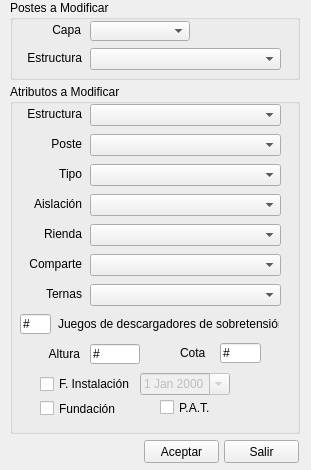
<?xml version="1.0" encoding="UTF-8"?>
<ui version="4.0">
 <class>Form</class>
 <widget class="QWidget" name="Form">
  <property name="windowModality">
   <enum>Qt::ApplicationModal</enum>
  </property>
  <property name="geometry">
   <rect>
    <x>0</x>
    <y>0</y>
    <width>311</width>
    <height>470</height>
   </rect>
  </property>
  <property name="windowTitle">
   <string>Actualizar Datos</string>
  </property>
  <property name="inputMethodHints">
   <set>Qt::ImhNone</set>
  </property>
  <widget class="QPushButton" name="cmdAceptar">
   <property name="geometry">
    <rect>
     <x>144</x>
     <y>440</y>
     <width>75</width>
     <height>23</height>
    </rect>
   </property>
   <property name="text">
    <string>Aceptar</string>
   </property>
  </widget>
  <widget class="QLabel" name="lblSubzona">
   <property name="geometry">
    <rect>
     <x>330</x>
     <y>352</y>
     <width>91</width>
     <height>20</height>
    </rect>
   </property>
   <property name="frameShape">
    <enum>QFrame::NoFrame</enum>
   </property>
   <property name="text">
    <string/>
   </property>
   <property name="alignment">
    <set>Qt::AlignLeading|Qt::AlignLeft|Qt::AlignVCenter</set>
   </property>
  </widget>
  <widget class="QPushButton" name="cmdSalir">
   <property name="geometry">
    <rect>
     <x>224</x>
     <y>440</y>
     <width>75</width>
     <height>23</height>
    </rect>
   </property>
   <property name="text">
    <string>Salir</string>
   </property>
  </widget>
  <widget class="QGroupBox" name="groupBox">
   <property name="geometry">
    <rect>
     <x>10</x>
     <y>0</y>
     <width>290</width>
     <height>80</height>
    </rect>
   </property>
   <property name="title">
    <string>Postes a Modificar</string>
   </property>
   <widget class="QComboBox" name="cmbCapa">
    <property name="geometry">
     <rect>
      <x>80</x>
      <y>21</y>
      <width>100</width>
      <height>20</height>
     </rect>
    </property>
   </widget>
   <widget class="QLabel" name="label_5">
    <property name="geometry">
     <rect>
      <x>40</x>
      <y>20</y>
      <width>31</width>
      <height>20</height>
     </rect>
    </property>
    <property name="text">
     <string>Capa</string>
    </property>
    <property name="alignment">
     <set>Qt::AlignRight|Qt::AlignTrailing|Qt::AlignVCenter</set>
    </property>
   </widget>
   <widget class="QComboBox" name="cmbEstructura">
    <property name="geometry">
     <rect>
      <x>80</x>
      <y>48</y>
      <width>191</width>
      <height>22</height>
     </rect>
    </property>
   </widget>
   <widget class="QLabel" name="label_6">
    <property name="geometry">
     <rect>
      <x>1</x>
      <y>50</y>
      <width>71</width>
      <height>16</height>
     </rect>
    </property>
    <property name="text">
     <string>Estructura</string>
    </property>
    <property name="alignment">
     <set>Qt::AlignRight|Qt::AlignTrailing|Qt::AlignVCenter</set>
    </property>
   </widget>
  </widget>
  <widget class="QGroupBox" name="groupBox_2">
   <property name="geometry">
    <rect>
     <x>10</x>
     <y>84</y>
     <width>290</width>
     <height>350</height>
    </rect>
   </property>
   <property name="title">
    <string>Atributos a Modificar</string>
   </property>
   <widget class="QComboBox" name="cmbTernas">
    <property name="geometry">
     <rect>
      <x>80</x>
      <y>200</y>
      <width>191</width>
      <height>22</height>
     </rect>
    </property>
   </widget>
   <widget class="QComboBox" name="cmbRienda">
    <property name="geometry">
     <rect>
      <x>80</x>
      <y>140</y>
      <width>191</width>
      <height>22</height>
     </rect>
    </property>
   </widget>
   <widget class="QComboBox" name="cmbAislacion">
    <property name="geometry">
     <rect>
      <x>80</x>
      <y>110</y>
      <width>191</width>
      <height>22</height>
     </rect>
    </property>
   </widget>
   <widget class="QComboBox" name="cmbComparte">
    <property name="geometry">
     <rect>
      <x>80</x>
      <y>170</y>
      <width>191</width>
      <height>22</height>
     </rect>
    </property>
   </widget>
   <widget class="QCheckBox" name="chkFundacion">
    <property name="geometry">
     <rect>
      <x>30</x>
      <y>316</y>
      <width>91</width>
      <height>17</height>
     </rect>
    </property>
    <property name="text">
     <string>Fundación</string>
    </property>
    <property name="checked">
     <bool>false</bool>
    </property>
    <property name="tristate">
     <bool>true</bool>
    </property>
   </widget>
   <widget class="QComboBox" name="cmbNuevaEstructura">
    <property name="geometry">
     <rect>
      <x>80</x>
      <y>20</y>
      <width>191</width>
      <height>22</height>
     </rect>
    </property>
   </widget>
   <widget class="QDateEdit" name="datInstalacion">
    <property name="enabled">
     <bool>false</bool>
    </property>
    <property name="geometry">
     <rect>
      <x>130</x>
      <y>289</y>
      <width>90</width>
      <height>22</height>
     </rect>
    </property>
    <property name="calendarPopup">
     <bool>true</bool>
    </property>
   </widget>
   <widget class="QCheckBox" name="chkInstalacion">
    <property name="geometry">
     <rect>
      <x>30</x>
      <y>290</y>
      <width>90</width>
      <height>20</height>
     </rect>
    </property>
    <property name="text">
     <string>F. Instalación</string>
    </property>
    <property name="tristate">
     <bool>false</bool>
    </property>
   </widget>
   <widget class="QLabel" name="label_9">
    <property name="geometry">
     <rect>
      <x>170</x>
      <y>261</y>
      <width>30</width>
      <height>16</height>
     </rect>
    </property>
    <property name="text">
     <string>Cota</string>
    </property>
   </widget>
   <widget class="QLineEdit" name="txtAltura">
    <property name="geometry">
     <rect>
      <x>80</x>
      <y>260</y>
      <width>50</width>
      <height>20</height>
     </rect>
    </property>
    <property name="text">
     <string>#</string>
    </property>
   </widget>
   <widget class="QLabel" name="label_14">
    <property name="geometry">
     <rect>
      <x>1</x>
      <y>142</y>
      <width>71</width>
      <height>16</height>
     </rect>
    </property>
    <property name="text">
     <string>Rienda</string>
    </property>
    <property name="alignment">
     <set>Qt::AlignRight|Qt::AlignTrailing|Qt::AlignVCenter</set>
    </property>
   </widget>
   <widget class="QCheckBox" name="chkPat">
    <property name="geometry">
     <rect>
      <x>150</x>
      <y>315</y>
      <width>61</width>
      <height>17</height>
     </rect>
    </property>
    <property name="text">
     <string>P.A.T.</string>
    </property>
    <property name="checked">
     <bool>false</bool>
    </property>
    <property name="tristate">
     <bool>true</bool>
    </property>
   </widget>
   <widget class="QLabel" name="label_7">
    <property name="geometry">
     <rect>
      <x>48</x>
      <y>230</y>
      <width>221</width>
      <height>20</height>
     </rect>
    </property>
    <property name="text">
     <string>Juegos de descargadores de sobretensión</string>
    </property>
   </widget>
   <widget class="QLineEdit" name="txtCota">
    <property name="geometry">
     <rect>
      <x>210</x>
      <y>259</y>
      <width>41</width>
      <height>20</height>
     </rect>
    </property>
    <property name="text">
     <string>#</string>
    </property>
   </widget>
   <widget class="QLabel" name="label_17">
    <property name="geometry">
     <rect>
      <x>10</x>
      <y>262</y>
      <width>60</width>
      <height>16</height>
     </rect>
    </property>
    <property name="text">
     <string>Altura</string>
    </property>
    <property name="alignment">
     <set>Qt::AlignRight|Qt::AlignTrailing|Qt::AlignVCenter</set>
    </property>
   </widget>
   <widget class="QComboBox" name="cmbTipo">
    <property name="geometry">
     <rect>
      <x>80</x>
      <y>80</y>
      <width>191</width>
      <height>22</height>
     </rect>
    </property>
   </widget>
   <widget class="QComboBox" name="cmbPoste">
    <property name="geometry">
     <rect>
      <x>80</x>
      <y>50</y>
      <width>191</width>
      <height>22</height>
     </rect>
    </property>
   </widget>
   <widget class="QLineEdit" name="txtDescargadores">
    <property name="geometry">
     <rect>
      <x>10</x>
      <y>230</y>
      <width>31</width>
      <height>20</height>
     </rect>
    </property>
    <property name="text">
     <string>#</string>
    </property>
   </widget>
   <widget class="QLabel" name="label_4">
    <property name="geometry">
     <rect>
      <x>1</x>
      <y>52</y>
      <width>71</width>
      <height>16</height>
     </rect>
    </property>
    <property name="text">
     <string>Poste</string>
    </property>
    <property name="alignment">
     <set>Qt::AlignRight|Qt::AlignTrailing|Qt::AlignVCenter</set>
    </property>
   </widget>
   <widget class="QLabel" name="label_12">
    <property name="geometry">
     <rect>
      <x>1</x>
      <y>82</y>
      <width>71</width>
      <height>16</height>
     </rect>
    </property>
    <property name="text">
     <string>Tipo</string>
    </property>
    <property name="alignment">
     <set>Qt::AlignRight|Qt::AlignTrailing|Qt::AlignVCenter</set>
    </property>
   </widget>
   <widget class="QLabel" name="label_15">
    <property name="geometry">
     <rect>
      <x>1</x>
      <y>172</y>
      <width>71</width>
      <height>16</height>
     </rect>
    </property>
    <property name="text">
     <string>Comparte</string>
    </property>
    <property name="alignment">
     <set>Qt::AlignRight|Qt::AlignTrailing|Qt::AlignVCenter</set>
    </property>
   </widget>
   <widget class="QLabel" name="label_16">
    <property name="geometry">
     <rect>
      <x>1</x>
      <y>202</y>
      <width>71</width>
      <height>16</height>
     </rect>
    </property>
    <property name="text">
     <string>Ternas</string>
    </property>
    <property name="alignment">
     <set>Qt::AlignRight|Qt::AlignTrailing|Qt::AlignVCenter</set>
    </property>
   </widget>
   <widget class="QLabel" name="label_13">
    <property name="geometry">
     <rect>
      <x>1</x>
      <y>112</y>
      <width>71</width>
      <height>16</height>
     </rect>
    </property>
    <property name="text">
     <string>Aislación</string>
    </property>
    <property name="alignment">
     <set>Qt::AlignRight|Qt::AlignTrailing|Qt::AlignVCenter</set>
    </property>
   </widget>
   <widget class="QLabel" name="label_3">
    <property name="geometry">
     <rect>
      <x>1</x>
      <y>22</y>
      <width>71</width>
      <height>16</height>
     </rect>
    </property>
    <property name="text">
     <string>Estructura</string>
    </property>
    <property name="alignment">
     <set>Qt::AlignRight|Qt::AlignTrailing|Qt::AlignVCenter</set>
    </property>
   </widget>
  </widget>
 </widget>
 <resources/>
 <connections/>
</ui>
